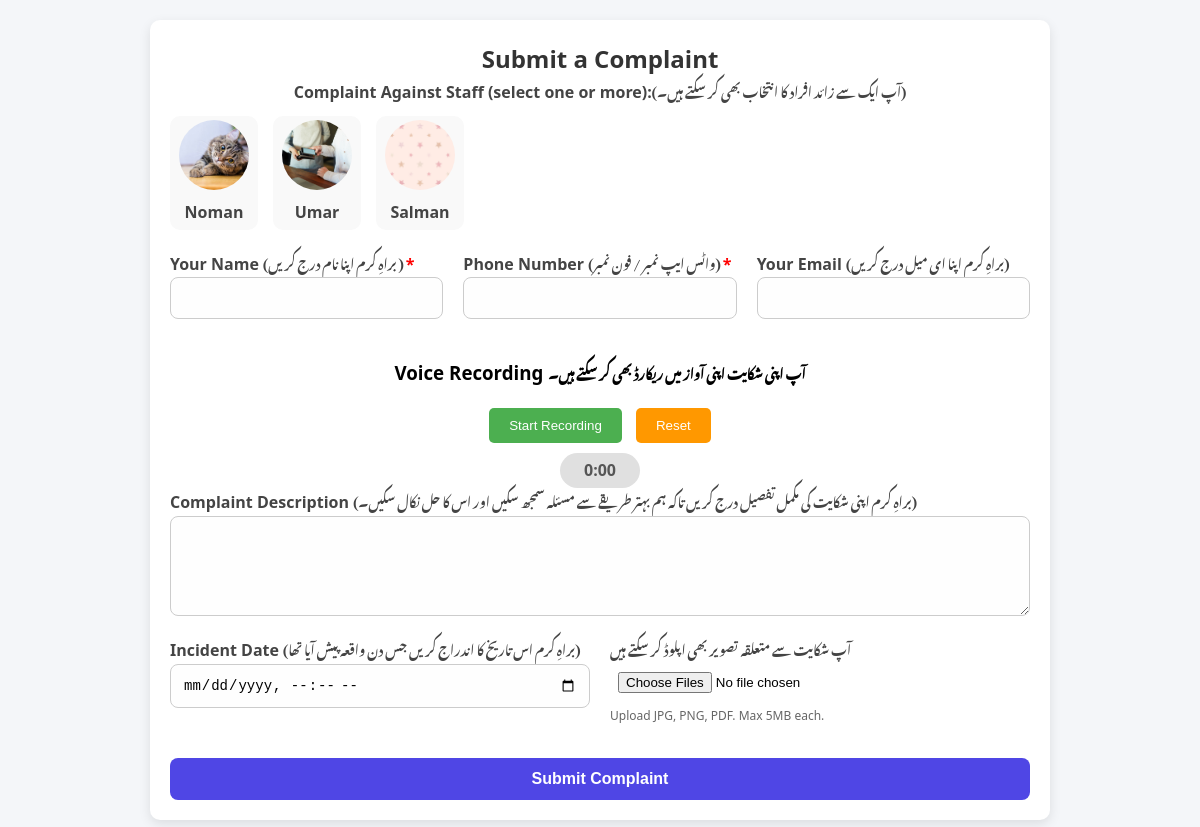
/complaint_form.php, run on the app's committed database.
### tables this page shows
CREATE TABLE `staff` (
  `id` int(11) NOT NULL,
  `name` varchar(100) NOT NULL,
  `email` varchar(100) DEFAULT NULL,
  `designation` varchar(100) DEFAULT NULL,
  `image` varchar(255) DEFAULT NULL,
  `active` tinyint(1) DEFAULT 1
);

### complaint_form.php (the view, shortened to what this page needs)
<?php
include('db.php');
?>
<!DOCTYPE html>
<html lang="en">
<head>
</head>
<body>
    <?php
$query = "SELECT id, name, image FROM staff";
$result = $conn->query($query);
?>
<form method="POST" enctype="multipart/form-data">
    <h2>Submit a Complaint</h2>
        <div class="form-group">
            <label for="staff_ids" style="text-align: center;">Complaint Against Staff (select one or more):<span class="urdu-text">(آپ ایک سے زائد افراد کا انتخاب بھی کر سکتے ہیں۔)</span></label>
            <div class="staff-selection">
        <?php while ($staff = $result->fetch_assoc()): ?>
            <label class="staff-option" required>
                <img src="<?= htmlspecialchars($staff['image']) ?>" alt="Staff">
                <div><?= htmlspecialchars($staff['name']) ?></div>
            </label>
        <?php endwhile; ?>
    </div>
        </div>
        </div>  <div class="form-row">
        <div class="form-group">
            <label for="client_name">Your Name <span class="urdu-text">(براہِ کرم اپنا نام درج کریں ) </span><span class="required">*</span></label>
            <input type="text" id="client_name" name="client_name" required>
        </div>
        <div class="form-group">
            <label for="client_phone">Phone Number <span class="urdu-text">(واٹس ایپ نمبر / فون نمبر) </span><span class="required">*</span></label>
            <input type="text" id="client_phone" name="client_phone" required>
        </div>
        <div class="form-group">
            <label for="client_email">Your Email <span class="urdu-text">(براہِ کرم اپنا ای میل درج کریں)</span></label>
            <input type="email" id="client_email" name="client_email" >
        </div>
    </div>
    <h3 style="text-align: center;">Voice Recording <span class="urdu-text">آپ اپنی شکایت اپنی آواز میں ریکارڈ بھی کر سکتے ہیں۔</span></h3>
        <div id="recorder" style="text-align: center; margin-top: 20px;">
            <button type="button" id="toggleRecording" style="background-color: #4CAF50; color: white; padding: 10px 20px; border: none; border-radius: 5px; cursor: pointer;">Start Recording</button>
            <button type="button" id="resetRecording" style="background-color: #ff9800; color: white; padding: 10px 20px; border: none; border-radius: 5px; cursor: pointer; margin-left: 10px;">Reset</button>
            <div style="margin-top: 10px; font-size: 16px; font-weight: bold; color: #555;">
                <span id="recordTime" style="display: inline-block; padding: 5px 10px; background-color: #e0e0e0; border-radius: 20px; min-width: 60px; text-align: center;">0:00</span>
            </div>
        </div>
    <div class="form-group">
            <label for="complaint_desc">Complaint Description <span class="urdu-text">(براہِ کرم اپنی شکایت کی مکمل تفصیل درج کریں تاکہ ہم بہتر طریقے سے مسئلہ سمجھ سکیں اور اس کا حل نکال سکیں۔)</span></label>
            <textarea id="complaint_desc" name="complaint_desc" ></textarea>
        </div>
    <div class="form-row">
        <div class="form-group">
            <label for="preferred_date">Incident Date <span class="urdu-text">(براہِ کرم اس تاریخ کا اندراج کریں جس دن واقعہ پیش آیا تھا)</span></label>
            <input type="datetime-local" id="preferred_date" name="preferred_date" onclick="this.showPicker()">
        </div>
        <div class="form-group">
            <label for="files"><span class="urdu-text">آپ شکایت سے متعلقہ تصویر بھی اپلوڈ کر سکتے ہیں</span></label>
            <input type="file" id="files" name="files[]" multiple class="file-upload">
            <p class="file-hint">Upload JPG, PNG, PDF. Max 5MB each.</p>
        </div>
    </div>
    <button type="submit">Submit Complaint</button>
    </form>
</body>
</html>

### complaint_form.php (style rules this page uses)
body { font-family: 'Segoe UI', Tahoma, Geneva, Verdana, sans-serif; line-height: 1.6; max-width: 900px; margin: 0 auto; background-color: #f4f6f9; padding: 20px; }
form { background-color: #ffffff; padding: 20px; border-radius: 10px; margin: auto; box-shadow: 0 4px 12px rgba(0, 0, 0, 0.1); }
h2 { text-align: center; color: #333; margin: 0; }
.form-row { display: flex; flex-wrap: wrap; gap: 20px; }
.form-group { flex: 1 1 calc(33.33% - 20px); min-width: 200px; margin-bottom: 20px; }
label { font-weight: 600; display: block; color: #444; }
.required { color: red; }
input[type="text"], input[type="email"], input[type="date"], input[type="datetime-local"], textarea, select { width: 100%; padding: 12px; border: 1px solid #ccc; border-radius: 8px; font-size: 14px; background-color: #fefefe; box-sizing: border-box; transition: border-color 0.3s; }
textarea { resize: vertical; min-height: 100px; }
.file-upload { padding: 8px; margin-top: 5px; }
.file-hint { font-size: 12px; color: #666; margin-top: 5px; }
.staff-selection { display: flex; flex-wrap: wrap; gap: 15px; margin-top: 10px; }
.staff-option { border: 2px solid transparent; padding: 2px; border-radius: 10px; background-color: #f9f9f9; text-align: center; cursor: pointer; transition: all 0.3s ease; width: 80px; }
.staff-option img { width: 70px; height: 70px; object-fit: cover; border-radius: 50%; margin-bottom: 10px; }
button[type="submit"] { width: 100%; background-color: #4f46e5; color: white; padding: 12px; font-size: 16px; font-weight: bold; border: none; border-radius: 8px; cursor: pointer; transition: background-color 0.3s; }
.urdu-text { font-family: 'Noto Nastaliq Urdu', serif; font-size: 13px; direction: rtl; text-align: right; line-height: 1.8; }

### data on the page
staff: image (picture), name "Noman"
staff: image (picture), name "Umar"
staff: image (picture), name "Salman"
